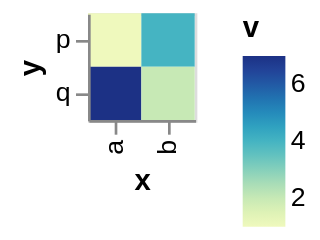

Specify this chart in Vega-Lite:
### Vega-Lite specification from a JSON file in a GitHub repository (floating-point values rounded to 4 significant figures)
{"$schema": "https://vega.github.io/schema/vega-lite/v6.json", "data": {"values": [{"x": "a", "y": "p", "v": 1}, {"x": "b", "y": "p", "v": 4}, {"x": "a", "y": "q", "v": 7}, {"x": "b", "y": "q", "v": 2}]}, "mark": "rect", "encoding": {"x": {"field": "x", "type": "ordinal"}, "y": {"field": "y", "type": "ordinal"}, "color": {"field": "v", "type": "quantitative"}}}
